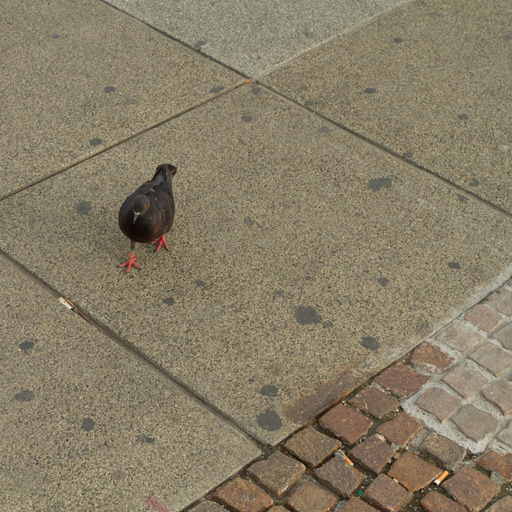
#> input picture Utility2/Inputs/original.png, 512 x 512 px
$ python HuThresholdDistribution.py
#> lines starting #> are read from the running program, lines starting #| are printed output that depends on the picture; long printed decimals are rounded
import numpy as np
import cv2
import os
import matplotlib.pyplot as plt

def calculate_hu_moments(image):
    """
    Calculate log-scaled Hu Moments from a grayscale image.
    """
    moments = cv2.moments(image)
    hu_moments = cv2.HuMoments(moments).flatten()

    for i in range(0, 7):
        if hu_moments[i] != 0:
            hu_moments[i] = -1 * np.sign(hu_moments[i]) * np.log10(abs(hu_moments[i]))

    return hu_moments

def get_threshold_distribution(images):
    """
    Compute Hu moments for a list of grayscale images.
    """
    hu_distributions = []
    for img in images:
        hu = calculate_hu_moments(img)
        hu_distributions.append(hu)

    return np.array(hu_distributions)

if __name__ == "__main__":
    # Define paths
    image_paths = ["Inputs/original.png", "Inputs/forged.png"]
    output_dir = os.path.join(os.path.dirname(__file__), "Outputs")
    os.makedirs(output_dir, exist_ok=True)

    # Load grayscale images
    grayscale_images = []
    image_titles = []
    for path in image_paths:
        img = cv2.imread(path, cv2.IMREAD_GRAYSCALE)
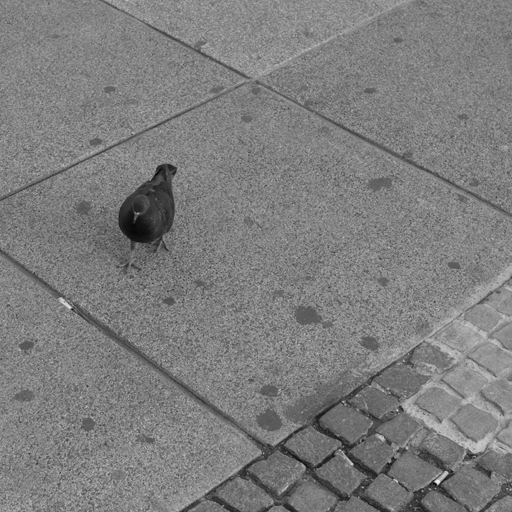
#> img: shape (512, 512); min 6, max 238, mean 125.4
        if img is not None:
            grayscale_images.append(img)
            image_titles.append(os.path.basename(path))
        else:
            print(f"Failed to load image: {path}")
#> pass 2 of the loop `for path in image_paths:`:
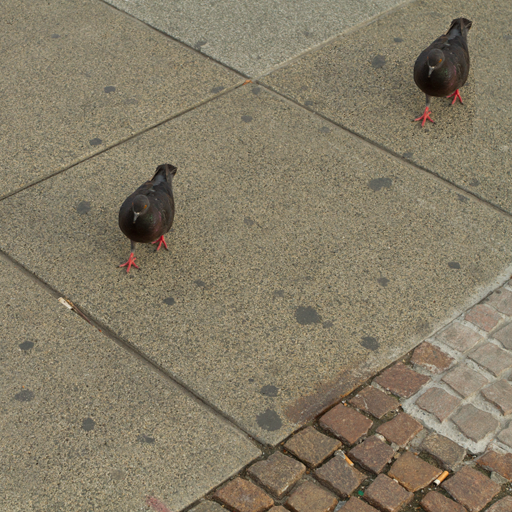
#> input picture Utility2/Inputs/forged.png, 512 x 512 px
#> `img = cv2.imread(path, cv2.IMREAD_GRAYSCALE)`:
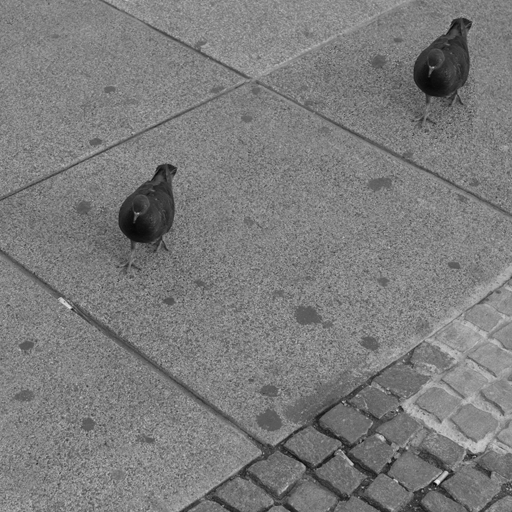
#> img: shape (512, 512); min 6, max 238, mean 123.9

    # Calculate and print Hu Moments
    if grayscale_images:
        distribution = get_threshold_distribution(grayscale_images)
#> the loop in get_threshold_distribution, `for img in images:` made 2 passes
#> hu on passes 1 to 2: [2.87, 9.49, 11.46, 12.09, 23.92, 16.93, -24.19], [2.87, 9.59, 11.08, 12.48, 24.31, -17.63, -24.59]
#> after the loop in get_threshold_distribution, `for img in images:`: hu_distributions = [[2.87, 9.49, 11.46, 12.09, 23.92, 16.93, -24.19], [2.87, 9.59, 11.08, 12.48, 24.31, -17.63, -24.59]]
        print("Log-scaled Hu Moments Distribution:")
        for i, hu in enumerate(distribution):
            print(f"{image_titles[i]}: {hu}")
#> this loop made 2 passes
#| original.png: [  2.873   9.491  11.464  12.087   23.917
#|   16.933  -24.190]
#| forged.png: [  2.870   9.586  11.079   12.480  24.313
#|  -17.629 -24.588]

        # Show and save images with matplotlib
        plt.figure(figsize=(10, 4))
        for i in range(len(grayscale_images)):
            plt.subplot(1, len(grayscale_images), i+1)
            plt.imshow(grayscale_images[i], cmap='gray')
            plt.title(image_titles[i])
            plt.axis('off')
#> this loop made 2 passes

        plt.suptitle("Grayscale Input Images for Hu Moments")
        plt.tight_layout()
        plt.subplots_adjust(top=0.85)

        # Save figure
        save_path = os.path.join(output_dir, "hu_moments_images.png")
        plt.savefig(save_path)
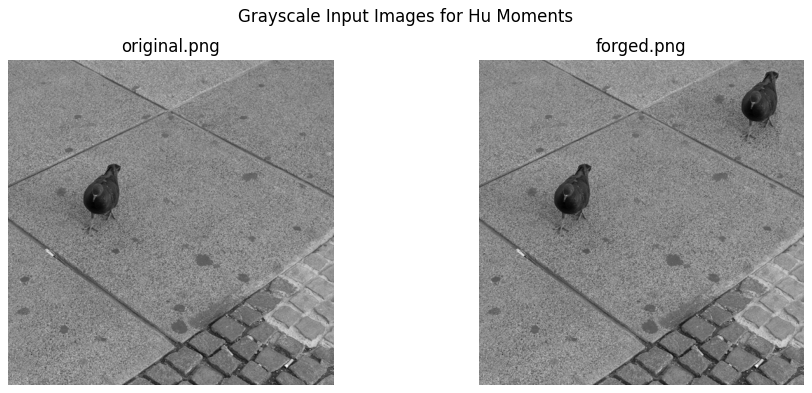
#> figure drawn by matplotlib, 2 panels
        plt.show()
        print(f"\nComparison image saved at: {save_path}")
